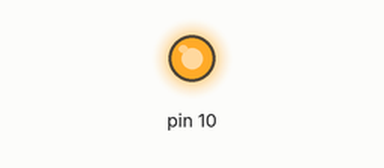
A sketch run on a simulated Arduino Uno, built with avr-gcc and run on an emulated ATmega328P. Shown: output pins drawn as LEDs (lit = HIGH).

Above: at 0.3 s.
Timing chart, 0 to 1.8 s (numbered marks = the images above):
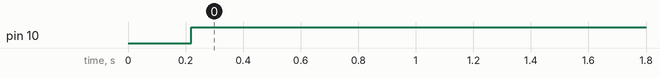

Measured:
- by itself, pin 10: LOW → HIGH at 0.22 s

The sketch:

spi_mastertest.ino
```cpp
#include <SPI.h>

void setup (void)
{
  Serial.begin(115200);

  pinMode(SS, OUTPUT);
  pinMode(PB0, OUTPUT);
  //(SPIuno1, HIGH);  // ensure SS stays high for now
  //digitalWrite(SPImega, HIGH);  // ensure SS stays high for now

  // Put SCK, MOSI, SS pins into output mode
  // also put SCK, MOSI into LOW state, and SS into HIGH state.
  // Then put SPI hardware into Master mode and turn SPI on
  //SPI.begin ();
  //SPI.beginTransaction(SPISettings(4000000, MSBFIRST, SPI_MODE0));
  SPI.begin();


  // Slow down the master a bit
    //SPI.setClockDivider(SPI_CLOCK_DIV2);

}  // end of setup

bool done = false;
void loop (void)
{
  if (done) return;
  // enable Slave Select
  digitalWrite(SS, LOW);    // SS is pin 7
    delay(20);

  SPI.transfer(5);
  delay(200);
  //byte x = SPI.transfer(255);
  //Serial.println(x);
  // disable Slave Select
  digitalWrite(SS, HIGH);
done = true;
  delay (1000);  // 1 seconds delay
}  // end of loop
```
